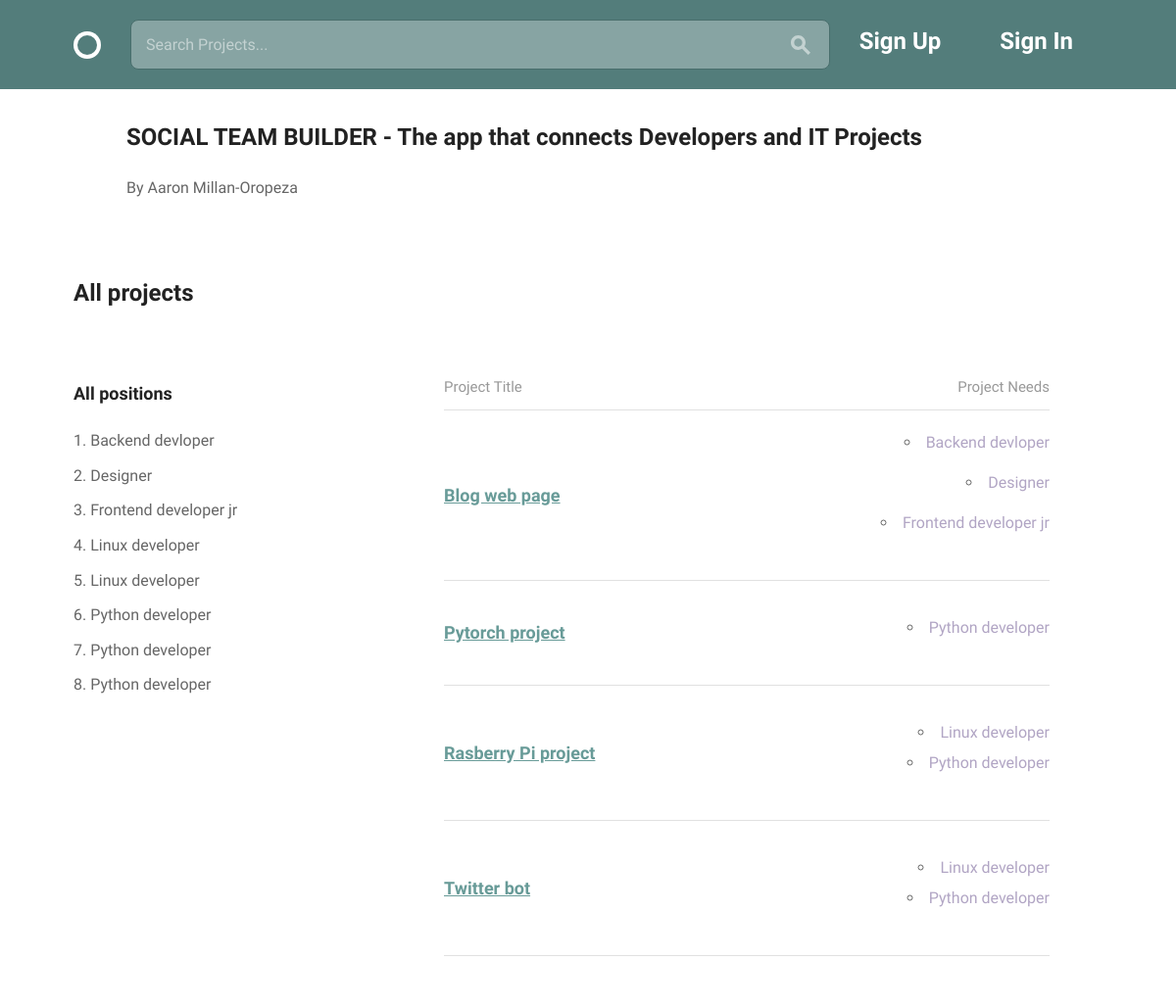
The page / on the database its author committed.
### teams/models.py (models this page shows, shortened)
class Position(models.Model):
    name = models.CharField(max_length=150)
    description = models.CharField(max_length=300)
    available = models.BooleanField(default=True)
    project = models.ForeignKey('Project', on_delete=models.CASCADE)

class Project(models.Model):
    creator = models.ForeignKey(User, on_delete=models.CASCADE)
    title = models.CharField(max_length=150, null=False, unique=True)
    description = models.TextField(max_length=400, blank=True)
    timeline = models.CharField(max_length=25, null=False)
    requirements = models.TextField(max_length=300, null=False)
    finished = models.BooleanField(default=False)

### team_builder/views.py (the view)
# urls.py: url(r'^$', views.index, name='index'),
def index(request):
    if request.method == 'GET':
        positions = models.Position.objects.all().order_by('name')
        projects = models.Project.objects.all().order_by('title')
    return render(request, 'index.html', {
        'projects': projects, 'positions': positions}
    )

### templates/index.html (shortened to what this page needs)
{% extends 'layout.html' %}
{% load static %}
{% block content %}
<div class="bounds circle--page">
  <div class="grid-80 grid-push-5 circle--article--header">
    <h2>  SOCIAL TEAM BUILDER  -  The app that connects Developers and IT Projects</h2>
    <p>   By Aaron Millan-Oropeza</p>
  </div>
  <div  class="grid-100 circle--fluid--cell circle--fluid--primary">
    <h2>All projects</h2>
  </div>
  <div class="grid-40">
  </div>
  <div  class="grid-100 circle--fluid--cell circle--fluid--primary">
  </div>
  <div class="grid-30">
    <h3>All positions</h3>
    <ol>
      {% for position in positions %}
      <li> {{ position.name }} </li>
      {% endfor %}
    </ol>
  </div>
  <div class="grid-60 grid-push-5">
    <table class="circle--table u-full-width">
      <thead>
        <tr>
          <th>Project Title</th>
          <th class="circle--cell--right align-right">Project Needs</th>
        </tr>
      </thead>
      <tbody>
        {% for project in projects %}
        <tr>
          <td class="clickable-row">
            <a href="{% url 'teams:project_details' pk=project.id %}">
            <h3>{{ project.title }}</h3>
            </a>
          </td>
          <td class="circle--cell--right align-right">
            {% for position in positions %}
              <ul>
              {% if position.project_id == project.id %}
                <li><span class="secondary-label">{{ position.name }}</span></li>
              </ul>
              {% endif %}
            {% endfor %}
          </td>
        </tr>
        {% endfor %}
      </tbody>
    </table>
  </div>
</div>
{% endblock %}

### assets/css/global.css (style rules this page uses)
html { font-family: sans-serif; -ms-text-size-adjust: 100%; -webkit-text-size-adjust: 100%; }
body { margin: 0; }
a { background-color: transparent; }
table { border-collapse: collapse; border-spacing: 0; }
td, th { padding: 0; }
html { font-size: 62.5%; }
body { font-size: 1.5em; line-height: 1.6; font-weight: 400; font-family: "Cousine"; color: #666; }
.bounds { max-width: 1080px; margin: 0 auto; }
.grid, .grid-5, .grid-10, .grid-15, .grid-20, .grid-25, .grid-30, .grid-33, .grid-35, .grid-40, .grid-45, .grid-50, .grid-55, .grid-60, .grid-65, .grid-66, .grid-70, .grid-75, .grid-80, .grid-90, .grid-95, .grid-100 { float: left; box-sizing: border-box; position: relative; }
.grid-push-5 { left: 5%; }
.grid-30 { width: 30%; padding: 0 15px; }
.grid-40 { width: 40%; padding: 0 15px; }
.grid-60 { width: 60%; padding: 0 15px; }
.grid-80 { width: 80%; padding: 0 15px; }
.grid-100 { width: 100%; padding: 0 15px; }
h1, h2, h3, h4, h5, h6 { margin-top: 0; margin-bottom: 2rem; font-weight: bold; font-family: "Work Sans", sans-serif; color: #222; }
h2 { font-size: 2.4rem; }
h3 { font-size: 1.8rem; }
@media (min-width: 550px) { h2 { font-size: 2.4rem; } }
@media (min-width: 550px) { h3 { font-size: 1.8rem; } }
p { margin-top: 0; font-size: 1.6rem; }
a { color: #689b98; -webkit-transition: color 0.2s; -moz-transition: color 0.2s; -ms-transition: color 0.2s; -o-transition: color 0.2s; transition: color 0.2s; }
ul { list-style: circle inside; }
ol { list-style: decimal inside; padding-left: 0; margin-top: 0; }
ul { padding-left: 0; margin-top: 0; }
ul ul, ul ol { margin: 1.5rem 0 1.5rem 3rem; font-size: 90%; }
li { margin-bottom: 1rem; font-size: 1.6rem; }
th, td { padding: 15px; text-align: left; border-bottom: 1px solid #e1e1e1; }
th:first-child, td:first-child { padding-left: 0; }
th:last-child, td:last-child { padding-right: 0; }
th { color: #999; font-weight: normal; }
pre, blockquote, dl, figure, table, p, ul, ol, form { margin-bottom: 2.5rem; }
.align-right { text-align: right; }
.secondary-label { color: #b1a5c4; }
.circle--article--header { margin-bottom: 50px; }
.circle--table { width: 100%; }
.circle--table h1, .circle--table h2, .circle--table h3, .circle--table h4, .circle--table h5, .circle--table h6 { margin: 0; }
.circle--table th, .circle--table td { line-height: 1; }
.circle--table th { padding: 0 0 15px 0; }
.circle--table td { padding: 25px 0; }
.clickable-row h3 { color: #689b98; }
.circle--fluid--cell { display: table-cell; padding: 0 15px; vertical-align: middle; box-sizing: border-box; }
.circle--fluid--primary { width: 100%; }
.circle--page { margin-bottom: 100px; }
.circle--page:before, .circle--page:after { content: " "; display: table; }
.circle--page:after { clear: both; }

### rows shown on the page
Position: name "Backend devloper"
Position: name "Designer"
Position: name "Frontend developer jr"
Position: name "Linux developer"
Position: name "Linux developer"
Position: name "Python developer"
Position: name "Python developer"
Position: name "Python developer"
Project: title "Blog web page"
Project: title "Pytorch project"
Project: title "Rasberry Pi project"
Project: title "Twitter bot"
